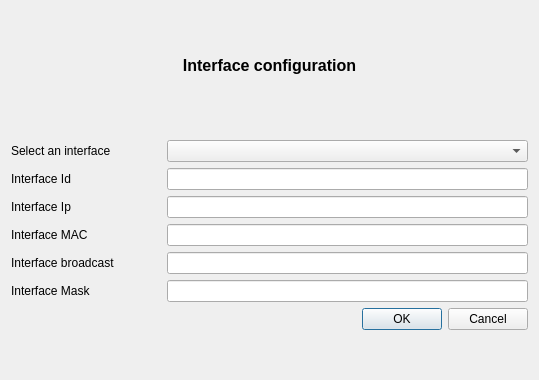
<?xml version="1.0" encoding="UTF-8"?>
<ui version="4.0">
 <class>frmInterfaceSelector</class>
 <widget class="QDialog" name="frmInterfaceSelector">
  <property name="geometry">
   <rect>
    <x>0</x>
    <y>0</y>
    <width>539</width>
    <height>380</height>
   </rect>
  </property>
  <property name="windowTitle">
   <string>Interface configuration</string>
  </property>
  <property name="windowIcon">
   <iconset resource="../images/devicesinlan.qrc">
    <normaloff>:/configure.png</normaloff>:/configure.png</iconset>
  </property>
  <layout class="QVBoxLayout" name="verticalLayout_2">
   <item>
    <layout class="QVBoxLayout" name="verticalLayout">
     <item>
      <widget class="QLabel" name="lblTitulo">
       <property name="minimumSize">
        <size>
         <width>0</width>
         <height>30</height>
        </size>
       </property>
       <property name="maximumSize">
        <size>
         <width>16777215</width>
         <height>30</height>
        </size>
       </property>
       <property name="font">
        <font>
         <pointsize>12</pointsize>
         <bold>true</bold>
        </font>
       </property>
       <property name="text">
        <string>Interface configuration</string>
       </property>
       <property name="alignment">
        <set>Qt::AlignCenter</set>
       </property>
      </widget>
     </item>
     <item>
      <layout class="QHBoxLayout" name="horizontalLayout_2">
       <item>
        <spacer name="horizontalSpacer_2">
         <property name="orientation">
          <enum>Qt::Horizontal</enum>
         </property>
         <property name="sizeHint" stdset="0">
          <size>
           <width>40</width>
           <height>20</height>
          </size>
         </property>
        </spacer>
       </item>
       <item>
        <widget class="QLabel" name="lblPixmap">
         <property name="sizePolicy">
          <sizepolicy hsizetype="Fixed" vsizetype="Fixed">
           <horstretch>0</horstretch>
           <verstretch>0</verstretch>
          </sizepolicy>
         </property>
         <property name="minimumSize">
          <size>
           <width>48</width>
           <height>48</height>
          </size>
         </property>
         <property name="maximumSize">
          <size>
           <width>48</width>
           <height>48</height>
          </size>
         </property>
         <property name="pixmap">
          <pixmap resource="../images/devicesinlan.qrc">:/configure.png</pixmap>
         </property>
         <property name="scaledContents">
          <bool>true</bool>
         </property>
         <property name="alignment">
          <set>Qt::AlignCenter</set>
         </property>
        </widget>
       </item>
       <item>
        <spacer name="horizontalSpacer">
         <property name="orientation">
          <enum>Qt::Horizontal</enum>
         </property>
         <property name="sizeHint" stdset="0">
          <size>
           <width>40</width>
           <height>20</height>
          </size>
         </property>
        </spacer>
       </item>
      </layout>
     </item>
     <item>
      <layout class="QHBoxLayout" name="horizontalLayout">
       <item>
        <widget class="QLabel" name="label_2">
         <property name="minimumSize">
          <size>
           <width>150</width>
           <height>0</height>
          </size>
         </property>
         <property name="maximumSize">
          <size>
           <width>150</width>
           <height>16777215</height>
          </size>
         </property>
         <property name="text">
          <string>Select an interface</string>
         </property>
        </widget>
       </item>
       <item>
        <widget class="QComboBox" name="cmbName">
         <property name="sizePolicy">
          <sizepolicy hsizetype="Expanding" vsizetype="Fixed">
           <horstretch>0</horstretch>
           <verstretch>0</verstretch>
          </sizepolicy>
         </property>
        </widget>
       </item>
      </layout>
     </item>
     <item>
      <layout class="QHBoxLayout" name="horizontalLayout_3">
       <item>
        <widget class="QLabel" name="label">
         <property name="minimumSize">
          <size>
           <width>150</width>
           <height>0</height>
          </size>
         </property>
         <property name="maximumSize">
          <size>
           <width>150</width>
           <height>16777215</height>
          </size>
         </property>
         <property name="text">
          <string>Interface Id</string>
         </property>
        </widget>
       </item>
       <item>
        <widget class="QLineEdit" name="txtId"/>
       </item>
      </layout>
     </item>
     <item>
      <layout class="QHBoxLayout" name="horizontalLayout_4">
       <item>
        <widget class="QLabel" name="label_3">
         <property name="minimumSize">
          <size>
           <width>150</width>
           <height>0</height>
          </size>
         </property>
         <property name="maximumSize">
          <size>
           <width>150</width>
           <height>16777215</height>
          </size>
         </property>
         <property name="text">
          <string>Interface Ip</string>
         </property>
        </widget>
       </item>
       <item>
        <widget class="QLineEdit" name="txtIP"/>
       </item>
      </layout>
     </item>
     <item>
      <layout class="QHBoxLayout" name="horizontalLayout_5">
       <item>
        <widget class="QLabel" name="label_4">
         <property name="minimumSize">
          <size>
           <width>150</width>
           <height>0</height>
          </size>
         </property>
         <property name="maximumSize">
          <size>
           <width>150</width>
           <height>16777215</height>
          </size>
         </property>
         <property name="text">
          <string>Interface MAC</string>
         </property>
        </widget>
       </item>
       <item>
        <widget class="QLineEdit" name="txtMAC"/>
       </item>
      </layout>
     </item>
     <item>
      <layout class="QHBoxLayout" name="horizontalLayout_6">
       <item>
        <widget class="QLabel" name="label_5">
         <property name="minimumSize">
          <size>
           <width>150</width>
           <height>0</height>
          </size>
         </property>
         <property name="maximumSize">
          <size>
           <width>150</width>
           <height>16777215</height>
          </size>
         </property>
         <property name="text">
          <string>Interface broadcast</string>
         </property>
        </widget>
       </item>
       <item>
        <widget class="QLineEdit" name="txtBroadcast"/>
       </item>
      </layout>
     </item>
     <item>
      <layout class="QHBoxLayout" name="horizontalLayout_7">
       <item>
        <widget class="QLabel" name="label_6">
         <property name="minimumSize">
          <size>
           <width>150</width>
           <height>0</height>
          </size>
         </property>
         <property name="maximumSize">
          <size>
           <width>150</width>
           <height>16777215</height>
          </size>
         </property>
         <property name="text">
          <string>Interface Mask</string>
         </property>
        </widget>
       </item>
       <item>
        <widget class="QLineEdit" name="txtMask"/>
       </item>
      </layout>
     </item>
     <item>
      <widget class="QDialogButtonBox" name="buttonBox">
       <property name="orientation">
        <enum>Qt::Horizontal</enum>
       </property>
       <property name="standardButtons">
        <set>QDialogButtonBox::Cancel|QDialogButtonBox::Ok</set>
       </property>
      </widget>
     </item>
    </layout>
   </item>
  </layout>
 </widget>
 <resources>
  <include location="../images/devicesinlan.qrc"/>
  <include location="../images/devicesinlan.qrc"/>
  <include location="../images/devicesinlan.qrc"/>
 </resources>
 <connections>
  <connection>
   <sender>buttonBox</sender>
   <signal>accepted()</signal>
   <receiver>frmInterfaceSelector</receiver>
   <slot>accept()</slot>
   <hints>
    <hint type="sourcelabel">
     <x>248</x>
     <y>254</y>
    </hint>
    <hint type="destinationlabel">
     <x>157</x>
     <y>274</y>
    </hint>
   </hints>
  </connection>
  <connection>
   <sender>buttonBox</sender>
   <signal>rejected()</signal>
   <receiver>frmInterfaceSelector</receiver>
   <slot>reject()</slot>
   <hints>
    <hint type="sourcelabel">
     <x>316</x>
     <y>260</y>
    </hint>
    <hint type="destinationlabel">
     <x>286</x>
     <y>274</y>
    </hint>
   </hints>
  </connection>
 </connections>
</ui>
